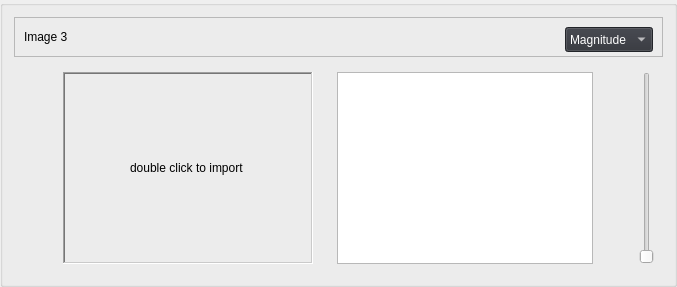
         <widget class="QGroupBox" name="groupBox_4">
          <property name="title">
           <string/>
          </property>
          <layout class="QGridLayout" name="gridLayout_23">
           <item row="0" column="0">
            <layout class="QVBoxLayout" name="verticalLayout_2">
             <item>
              <widget class="QFrame" name="frame_8">
               <property name="minimumSize">
                <size>
                 <width>0</width>
                 <height>40</height>
                </size>
               </property>
               <property name="maximumSize">
                <size>
                 <width>16777215</width>
                 <height>40</height>
                </size>
               </property>
               <property name="frameShape">
                <enum>QFrame::StyledPanel</enum>
               </property>
               <property name="frameShadow">
                <enum>QFrame::Raised</enum>
               </property>
               <layout class="QGridLayout" name="gridLayout_24">
                <item row="0" column="0">
                 <widget class="QLabel" name="label_22">
                  <property name="text">
                   <string>Image 3</string>
                  </property>
                 </widget>
                </item>
                <item row="0" column="2">
                 <widget class="QComboBox" name="comboBox_8">
                  <property name="minimumSize">
                   <size>
                    <width>0</width>
                    <height>25</height>
                   </size>
                  </property>
                  <property name="maximumSize">
                   <size>
                    <width>16777215</width>
                    <height>25</height>
                   </size>
                  </property>
                  <property name="styleSheet">
                   <string notr="true">background-color: #303239;
color: white;
</string>
                  </property>
                  <item>
                   <property name="text">
                    <string>Magnitude</string>
                   </property>
                  </item>
                  <item>
                   <property name="text">
                    <string>Phase</string>
                   </property>
                  </item>
                  <item>
                   <property name="text">
                    <string>Real</string>
                   </property>
                  </item>
                  <item>
                   <property name="text">
                    <string>Imaginary</string>
                   </property>
                  </item>
                 </widget>
                </item>
                <item row="0" column="1">
                 <spacer name="horizontalSpacer_3">
                  <property name="orientation">
                   <enum>Qt::Horizontal</enum>
                  </property>
                  <property name="sizeHint" stdset="0">
                   <size>
                    <width>40</width>
                    <height>20</height>
                   </size>
                  </property>
                 </spacer>
                </item>
               </layout>
              </widget>
             </item>
             <item>
              <layout class="QHBoxLayout" name="horizontalLayout_8">
               <item>
                <widget class="QGroupBox" name="groupBox_13">
                 <property name="styleSheet">
                  <string notr="true">QGroupBox {
    border: none; /* or border: 0; */
}

QGroupBox::title {
    subcontrol-origin: margin;
    subcontrol-position: top left;
    padding: 0 5px; /* Optional padding for the title */
}

</string>
                 </property>
                 <property name="title">
                  <string/>
                 </property>
                 <layout class="QGridLayout" name="gridLayout_25">
                  <item row="0" column="1">
                   <widget class="QLabel" name="image3">
                    <property name="minimumSize">
                     <size>
                      <width>250</width>
                      <height>0</height>
                     </size>
                    </property>
                    <property name="maximumSize">
                     <size>
                      <width>250</width>
                      <height>300</height>
                     </size>
                    </property>
                    <property name="frameShape">
                     <enum>QFrame::WinPanel</enum>
                    </property>
                    <property name="frameShadow">
                     <enum>QFrame::Sunken</enum>
                    </property>
                    <property name="text">
                     <string>double click to import </string>
                    </property>
                    <property name="scaledContents">
                     <bool>true</bool>
                    </property>
                    <property name="alignment">
                     <set>Qt::AlignCenter</set>
                    </property>
                   </widget>
                  </item>
                  <item row="0" column="0">
                   <spacer name="horizontalSpacer_9">
                    <property name="orientation">
                     <enum>Qt::Horizontal</enum>
                    </property>
                    <property name="sizeHint" stdset="0">
                     <size>
                      <width>40</width>
                      <height>20</height>
                     </size>
                    </property>
                   </spacer>
                  </item>
                 </layout>
                </widget>
               </item>
               <item>
                <widget class="QGroupBox" name="groupBox_16">
                 <property name="styleSheet">
                  <string notr="true">QGroupBox {
    border: none; /* or border: 0; */
}

QGroupBox::title {
    subcontrol-origin: margin;
    subcontrol-position: top left;
    padding: 0 5px; /* Optional padding for the title */
}

</string>
                 </property>
                 <property name="title">
                  <string/>
                 </property>
                 <layout class="QGridLayout" name="gridLayout_3">
                  <item row="0" column="2">
                   <widget class="QSlider" name="verticalSlider_2">
                    <property name="orientation">
                     <enum>Qt::Vertical</enum>
                    </property>
                   </widget>
                  </item>
                  <item row="0" column="0">
                   <layout class="QHBoxLayout" name="horizontalLayout_6">
                    <item>
                     <widget class="QGraphicsView" name="ft_comp_3"/>
                    </item>
                   </layout>
                  </item>
                  <item row="0" column="1">
                   <spacer name="horizontalSpacer_10">
                    <property name="orientation">
                     <enum>Qt::Horizontal</enum>
                    </property>
                    <property name="sizeHint" stdset="0">
                     <size>
                      <width>40</width>
                      <height>20</height>
                     </size>
                    </property>
                   </spacer>
                  </item>
                 </layout>
                </widget>
               </item>
              </layout>
             </item>
            </layout>
           </item>
          </layout>
         </widget>
